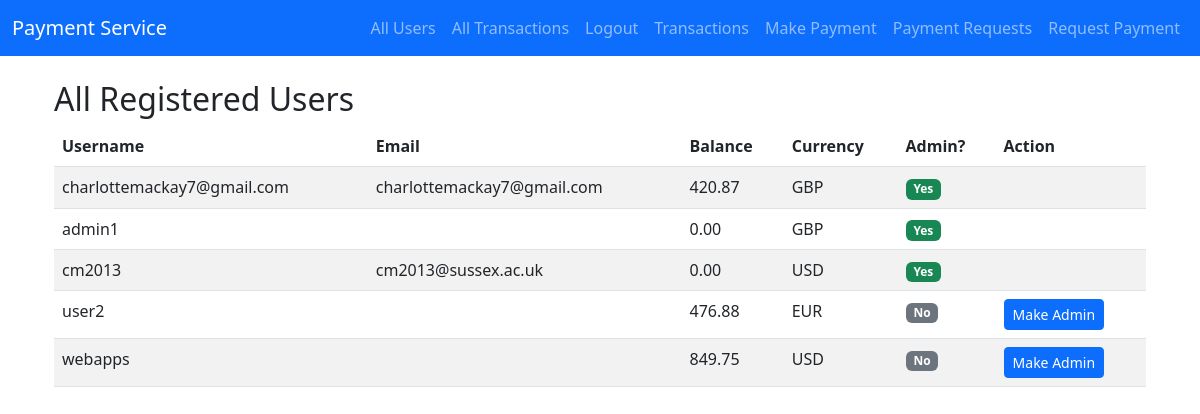
/webapps2025/admin/users/ (signed in), run on the app's committed database.
### register/models.py (models this page shows, shortened)
class CustomUser(AbstractUser):
    CURRENCY_CHOICES = [
        ('GBP', 'Pounds'),
        ('USD', 'US Dollars'),
        ('EUR', 'Euros'),
    ]
    currency = models.CharField(max_length=3, choices=CURRENCY_CHOICES, default='GBP')
    balance = models.DecimalField(max_digits=10, decimal_places=2, default=Decimal('750.00'))

### payapp/views.py (the view)
# urls.py: path('webapps2025/admin/users/', admin_users, name='admin_users'),
@user_passes_test(is_staff_check)
@transaction.atomic
def admin_users(request):
    User = get_user_model()
    all_users = User.objects.all()
    return render(request, 'admin_users.html', {'users': all_users})

### payapp/views.py (called while the page is built)
def is_staff_check(user):
    return user.is_staff or user.is_superuser

### templates/admin_users.html (shortened to what this page needs)
{% extends "base.html" %}
{% block content %}
    <div class="container mt-4">
        <h2>All Registered Users</h2>
        <table class="table table-striped">
            <thead>
            <tr>
                <th>Username</th>
                <th>Email</th>
                <th>Balance</th>
                <th>Currency</th>
                <th>Admin?</th>
                <th>Action</th>
            </tr>
            </thead>
            <tbody>
            {% for u in users %}
                <tr>
                    <td>{{ u.username }}</td>
                    <td>{{ u.email }}</td>
                    <td>{{ u.balance }}</td>
                    <td>{{ u.currency }}</td>
                    <td>
                        {% if u.is_staff %}
                            <span class="badge bg-success">Yes</span>
                        {% else %}
                            <span class="badge bg-secondary">No</span>
                        {% endif %}
                    </td>
                    <td>
                        {% if not u.is_staff %}
                            <form method="POST" action="{% url 'make_admin' u.id %}">
                                <button class="btn btn-primary btn-sm">Make Admin</button>
                            </form>
                        {% endif %}
                    </td>
                </tr>
            {% empty %}
                <tr>
                    <td colspan="6">No users found.</td>
                </tr>
            {% endfor %}
            </tbody>
        </table>
    </div>
{% endblock content %}

### data on the page
CustomUser: username "charlottemackay7@gmail.com", email "charlottemackay7@gmail.com", balance "420.87", currency "GBP", is_staff "Yes"
CustomUser: username "admin1", balance "0.00", currency "GBP", is_staff "Yes"
CustomUser: username "cm2013", email "cm2013@sussex.ac.uk", balance "0.00", currency "USD", is_staff "Yes"
CustomUser: username "user2", balance "476.88", currency "EUR", is_staff "No"
CustomUser: username "webapps", balance "849.75", currency "USD", is_staff "No"
